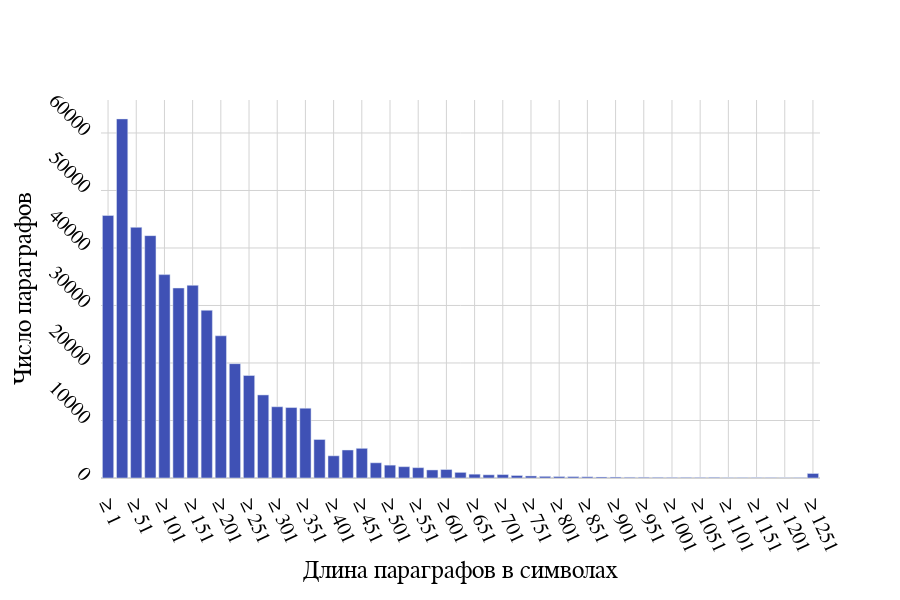

The code cell stored with this chart in its notebook:
### Code cell
bars, min_, step = make_hist3(paragraphs_lengths, *H2)

print(f'{len(bars)=}, {min_=}, {step=}')

fig = go.Figure()

fig.add_bar(
    x=[f'≥ {round(min_ + i * step)}' for i in range(len(bars))], y=bars,
    showlegend=False
)

fig.update_layout(
    font=dict(family='Times New Roman', size=20, color='black'),
    plot_bgcolor='rgba(0, 0, 0, 0)',
    colorway=[COLORS_D[4]],
    margin=dict(pad=10),
    height=600,
    width=900)

fig.update_xaxes(
    title=dict(
        font=dict(family='Times New Roman', size=25, color='black'),
        text='Длина параграфов в символах'),
    zerolinecolor='lightgrey',
    gridcolor='lightgrey',
    tickformat='000',
    showgrid=True, 
    tickangle=65, 
    ticklen=10)

fig.update_yaxes(
    title=dict(
        font=dict(family='Times New Roman', size=25, color='black'),
        text='Число параграфов'),
    zerolinecolor='lightgrey',
    gridcolor='lightgrey',
    tickformat='000',
    showgrid=True, 
    tickangle=45, 
    ticklen=10)

fig

### Figure 1 — Plotly figure (JSON) as saved in the notebook; plotly's stock layout.template omitted (floating-point values rounded to 4 significant figures)
{"data": [{"showlegend": false, "type": "bar", "x": ["≥ 1", "≥ 26", "≥ 51", "≥ 76", "≥ 101", "≥ 126", "≥ 151", "≥ 176", "≥ 201", "≥ 226", "≥ 251", "≥ 276", "≥ 301", "≥ 326", "≥ 351", "≥ 376", "≥ 401", "≥ 426", "≥ 451", "≥ 476", "≥ 501", "≥ 526", "≥ 551", "≥ 576", "≥ 601", "≥ 626", "≥ 651", "≥ 676", "≥ 701", "≥ 726", "≥ 751", "≥ 776", "≥ 801", "≥ 826", "≥ 851", "≥ 876", "≥ 901", "≥ 926", "≥ 951", "≥ 976", "≥ 1001", "≥ 1026", "≥ 1051", "≥ 1076", "≥ 1101", "≥ 1126", "≥ 1151", "≥ 1176", "≥ 1201", "≥ 1226", "≥ 1251"], "y": [45661, 62449, 43594, 42149, 35369, 33042, 33509, 29172, 24731, 19883, 17825, 14447, 12390, 12252, 12142, 6695, 3861, 4868, 5162, 2645, 2238, 1969, 1797, 1400, 1474, 979, 664, 556, 594, 438, 356, 291, 259, 242, 212, 178, 161, 125, 125, 113, 100, 104, 96, 115, 57, 78, 72, 69, 39, 63, 787]}], "layout": {"colorway": ["rgba(63, 81, 181, 1.0)"], "font": {"color": "black", "family": "Times New Roman", "size": 20}, "height": 600, "margin": {"pad": 10}, "plot_bgcolor": "rgba(0, 0, 0, 0)", "width": 900, "xaxis": {"gridcolor": "lightgrey", "showgrid": true, "tickangle": 65, "tickformat": "000", "ticklen": 10, "title": {"font": {"color": "black", "family": "Times New Roman", "size": 25}, "text": "Длина параграфов в символах"}, "zerolinecolor": "lightgrey"}, "yaxis": {"gridcolor": "lightgrey", "showgrid": true, "tickangle": 45, "tickformat": "000", "ticklen": 10, "title": {"font": {"color": "black", "family": "Times New Roman", "size": 25}, "text": "Число параграфов"}, "zerolinecolor": "lightgrey"}}}
